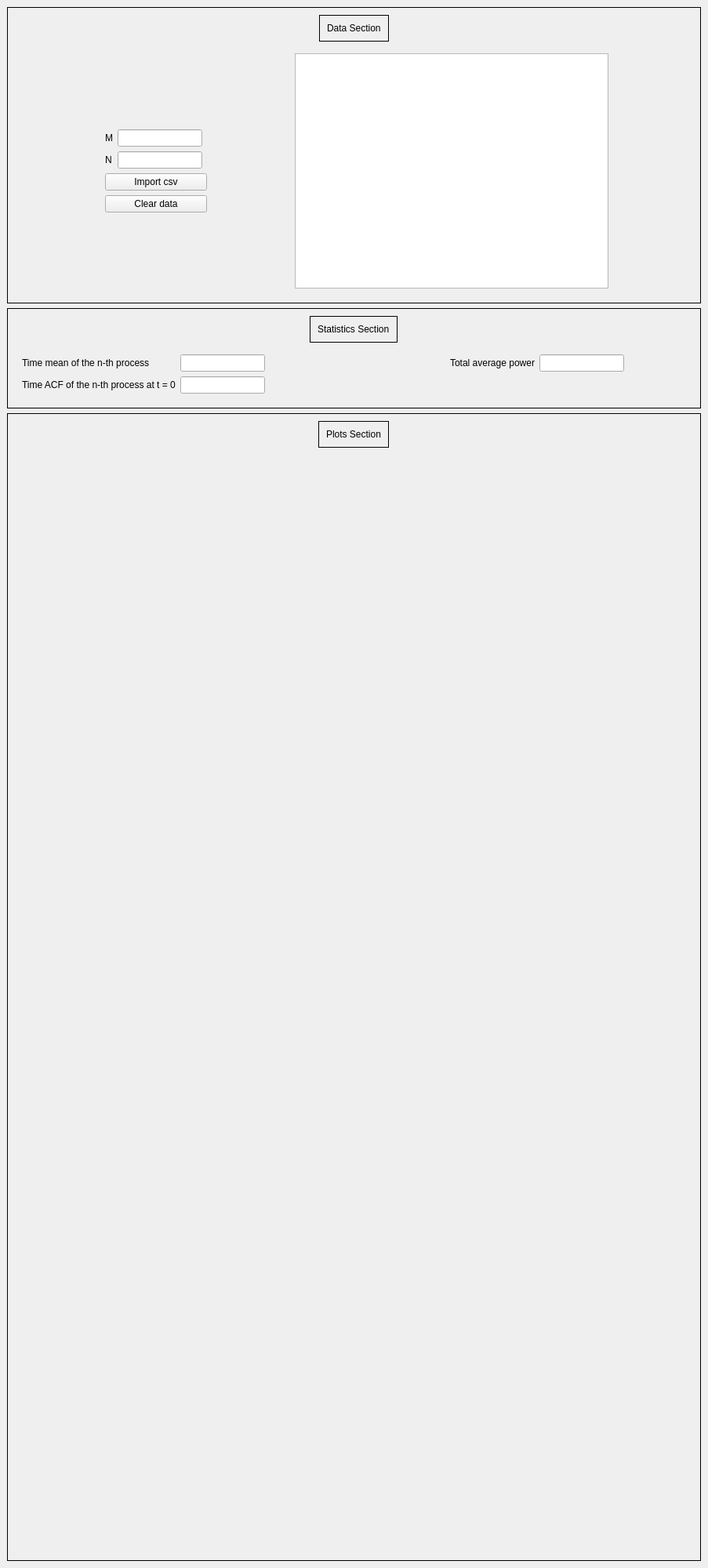
                <widget class="QWidget" name="scrollAreaWidgetContents_3">
                 <property name="geometry">
                  <rect>
                   <x>0</x>
                   <y>-240</y>
                   <width>903</width>
                   <height>2000</height>
                  </rect>
                 </property>
                 <layout class="QHBoxLayout" name="horizontalLayout_6">
                  <property name="leftMargin">
                   <number>0</number>
                  </property>
                  <property name="topMargin">
                   <number>0</number>
                  </property>
                  <property name="rightMargin">
                   <number>0</number>
                  </property>
                  <property name="bottomMargin">
                   <number>0</number>
                  </property>
                  <item>
                   <widget class="QWidget" name="widget_2" native="true">
                    <property name="minimumSize">
                     <size>
                      <width>0</width>
                      <height>2000</height>
                     </size>
                    </property>
                    <property name="styleSheet">
                     <string notr="true"/>
                    </property>
                    <layout class="QVBoxLayout" name="verticalLayout_11">
                     <item>
                      <widget class="QFrame" name="RP_DataSection">
                       <property name="frameShape">
                        <enum>QFrame::Box</enum>
                       </property>
                       <layout class="QVBoxLayout" name="verticalLayout_12">
                        <item alignment="Qt::AlignHCenter">
                         <widget class="QFrame" name="frame_4">
                          <property name="sizePolicy">
                           <sizepolicy hsizetype="Maximum" vsizetype="Maximum">
                            <horstretch>0</horstretch>
                            <verstretch>0</verstretch>
                           </sizepolicy>
                          </property>
                          <property name="frameShape">
                           <enum>QFrame::Box</enum>
                          </property>
                          <property name="frameShadow">
                           <enum>QFrame::Plain</enum>
                          </property>
                          <layout class="QGridLayout" name="gridLayout_8">
                           <item row="0" column="0">
                            <widget class="QLabel" name="label_13">
                             <property name="text">
                              <string>Data Section</string>
                             </property>
                            </widget>
                           </item>
                          </layout>
                         </widget>
                        </item>
                        <item>
                         <widget class="QWidget" name="widget_7" native="true">
                          <property name="sizePolicy">
                           <sizepolicy hsizetype="Preferred" vsizetype="Maximum">
                            <horstretch>0</horstretch>
                            <verstretch>0</verstretch>
                           </sizepolicy>
                          </property>
                          <layout class="QHBoxLayout" name="horizontalLayout_7">
                           <item>
                            <widget class="QWidget" name="widget_8" native="true">
                             <property name="sizePolicy">
                              <sizepolicy hsizetype="Maximum" vsizetype="Maximum">
                               <horstretch>0</horstretch>
                               <verstretch>0</verstretch>
                              </sizepolicy>
                             </property>
                             <layout class="QGridLayout" name="gridLayout_9">
                              <item row="1" column="0">
                               <widget class="QLabel" name="label_18">
                                <property name="toolTip">
                                 <string>&lt;html&gt;&lt;head/&gt;&lt;body&gt;&lt;p&gt;Number of sample functions to plot&lt;/p&gt;&lt;/body&gt;&lt;/html&gt;</string>
                                </property>
                                <property name="styleSheet">
                                 <string notr="true">QToolTip {
	background-color: rgb(248, 228, 92);
}</string>
                                </property>
                                <property name="text">
                                 <string>M</string>
                                </property>
                               </widget>
                              </item>
                              <item row="4" column="0" colspan="3">
                               <widget class="QPushButton" name="RP_btn_clear">
                                <property name="text">
                                 <string>Clear data</string>
                                </property>
                               </widget>
                              </item>
                              <item row="3" column="0" colspan="3">
                               <widget class="QPushButton" name="RP_btn_import">
                                <property name="text">
                                 <string>Import csv</string>
                                </property>
                               </widget>
                              </item>
                              <item row="1" column="1">
                               <widget class="QLineEdit" name="RP_line_M"/>
                              </item>
                              <item row="2" column="1">
                               <widget class="QLineEdit" name="RP_line_N"/>
                              </item>
                              <item row="2" column="0">
                               <widget class="QLabel" name="label_19">
                                <property name="toolTip">
                                 <string>&lt;html&gt;&lt;head/&gt;&lt;body&gt;&lt;p&gt;N-th sample function to get the time mean and time ACF&lt;/p&gt;&lt;/body&gt;&lt;/html&gt;</string>
                                </property>
                                <property name="styleSheet">
                                 <string notr="true">QToolTip {
	background-color: rgb(248, 228, 92);
}</string>
                                </property>
                                <property name="text">
                                 <string>N</string>
                                </property>
                               </widget>
                              </item>
                             </layout>
                            </widget>
                           </item>
                           <item>
                            <widget class="QTableWidget" name="RP_table">
                             <property name="minimumSize">
                              <size>
                               <width>400</width>
                               <height>300</height>
                              </size>
                             </property>
                             <property name="maximumSize">
                              <size>
                               <width>300</width>
                               <height>500</height>
                              </size>
                             </property>
                            </widget>
                           </item>
                          </layout>
                         </widget>
                        </item>
                       </layout>
                      </widget>
                     </item>
                     <item>
                      <widget class="QFrame" name="RP_StatSection">
                       <property name="frameShape">
                        <enum>QFrame::Box</enum>
                       </property>
                       <layout class="QVBoxLayout" name="verticalLayout_13">
                        <item alignment="Qt::AlignHCenter">
                         <widget class="QFrame" name="frame_5">
                          <property name="sizePolicy">
                           <sizepolicy hsizetype="Maximum" vsizetype="Maximum">
                            <horstretch>0</horstretch>
                            <verstretch>0</verstretch>
                           </sizepolicy>
                          </property>
                          <property name="frameShape">
                           <enum>QFrame::Box</enum>
                          </property>
                          <property name="frameShadow">
                           <enum>QFrame::Plain</enum>
                          </property>
                          <layout class="QGridLayout" name="gridLayout_10">
                           <item row="0" column="0">
                            <widget class="QLabel" name="label_15">
                             <property name="text">
                              <string>Statistics Section</string>
                             </property>
                            </widget>
                           </item>
                          </layout>
                         </widget>
                        </item>
                        <item>
                         <widget class="QFrame" name="frame_6">
                          <property name="sizePolicy">
                           <sizepolicy hsizetype="Maximum" vsizetype="Preferred">
                            <horstretch>0</horstretch>
                            <verstretch>0</verstretch>
                           </sizepolicy>
                          </property>
                          <layout class="QGridLayout" name="gridLayout_11">
                           <item row="0" column="3">
                            <widget class="QLabel" name="label_17">
                             <property name="text">
                              <string>Total average power</string>
                             </property>
                            </widget>
                           </item>
                           <item row="0" column="4">
                            <widget class="QLineEdit" name="RP_out_total_power">
                             <property name="readOnly">
                              <bool>true</bool>
                             </property>
                            </widget>
                           </item>
                           <item row="0" column="2">
                            <spacer name="horizontalSpacer_4">
                             <property name="orientation">
                              <enum>Qt::Horizontal</enum>
                             </property>
                             <property name="sizeHint" stdset="0">
                              <size>
                               <width>230</width>
                               <height>20</height>
                              </size>
                             </property>
                            </spacer>
                           </item>
                           <item row="0" column="0">
                            <widget class="QLabel" name="label_16">
                             <property name="text">
                              <string>Time mean of the n-th process</string>
                             </property>
                            </widget>
                           </item>
                           <item row="0" column="1">
                            <widget class="QLineEdit" name="RP_out_time_mean">
                             <property name="readOnly">
                              <bool>true</bool>
                             </property>
                            </widget>
                           </item>
                           <item row="1" column="0">
                            <widget class="QLabel" name="label_20">
                             <property name="text">
                              <string>Time ACF of the n-th process at t = 0</string>
                             </property>
                            </widget>
                           </item>
                           <item row="1" column="1">
                            <widget class="QLineEdit" name="RP_out_acf">
                             <property name="readOnly">
                              <bool>true</bool>
                             </property>
                            </widget>
                           </item>
                          </layout>
                         </widget>
                        </item>
                       </layout>
                      </widget>
                     </item>
                     <item>
                      <widget class="QFrame" name="RP_PlotSection">
                       <property name="sizePolicy">
                        <sizepolicy hsizetype="Preferred" vsizetype="Expanding">
                         <horstretch>0</horstretch>
                         <verstretch>0</verstretch>
                        </sizepolicy>
                       </property>
                       <property name="frameShape">
                        <enum>QFrame::Box</enum>
                       </property>
                       <layout class="QVBoxLayout" name="verticalLayout_14">
                        <item alignment="Qt::AlignHCenter">
                         <widget class="QFrame" name="frame_7">
                          <property name="sizePolicy">
                           <sizepolicy hsizetype="Maximum" vsizetype="Maximum">
                            <horstretch>0</horstretch>
                            <verstretch>0</verstretch>
                           </sizepolicy>
                          </property>
                          <property name="frameShape">
                           <enum>QFrame::Box</enum>
                          </property>
                          <property name="frameShadow">
                           <enum>QFrame::Plain</enum>
                          </property>
                          <layout class="QGridLayout" name="gridLayout_12">
                           <item row="0" column="0">
                            <widget class="QLabel" name="label_22">
                             <property name="text">
                              <string>Plots Section</string>
                             </property>
                            </widget>
                           </item>
                          </layout>
                         </widget>
                        </item>
                        <item>
                         <widget class="QWidget" name="RP_graph_ens_mean" native="true"/>
                        </item>
                        <item>
                         <widget class="QWidget" name="RP_graph_stat_ACF" native="true"/>
                        </item>
                        <item>
                         <widget class="QWidget" name="RP_graph_PSD" native="true"/>
                        </item>
                        <item>
                         <widget class="QWidget" name="RP_graph_samples" native="true"/>
                        </item>
                        <item>
                         <widget class="QWidget" name="RP_graph_time_ACF" native="true"/>
                        </item>
                       </layout>
                      </widget>
                     </item>
                    </layout>
                   </widget>
                  </item>
                 </layout>
                </widget>
